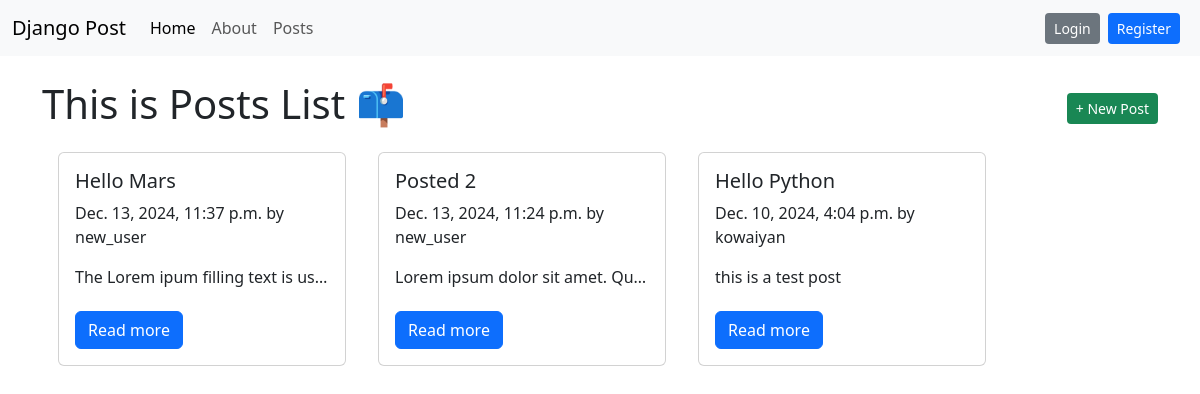
The app's page /posts/posts_list/ with its own data.
### posts/models.py (models this page shows, shortened)
class Posts(models.Model):
    title = models.CharField(max_length=75)
    body = models.TextField()
    slug = models.SlugField()
    date = models.DateTimeField(auto_now_add=True)
    banner = models.ImageField(default='fallback.png', blank=True)
    author = models.ForeignKey(User, on_delete=models.CASCADE, default=None)

### posts/views.py (the view)
# urls.py: path('posts_list/', views.posts_list, name="list"),
def posts_list(request):
    posts = Posts.objects.all().order_by('-date')
    return render(request, 'posts/posts_list.html', {'posts': posts})

### posts/templates/posts/posts_list.html (shortened to what this page needs)
{% extends 'base.html' %}
{% block content %}
  <section>
    <div class="d-flex justify-content-between align-items-center">
      <h1 class="">This is Posts List 📫</h1>
      <a href="{% url 'posts:post_new' %}" class="btn btn-sm bg-success text-white">+ New Post</a>
    </div>
    <div class="d-flex">
      {% for post in posts %}
        <div class="card m-3" style="width: 18rem;">
          <div class="card-body">
            <h5 class="card-title">{{ post.title }}</h5>
            <p class="">{{ post.date }} by {{ post.author}}</p>
            <p class="card-text" style="display: inline-block; width: 100%; white-space: nowrap; overflow: hidden; text-overflow: ellipsis;">{{ post.body }}</p>
            <a href="{% url 'posts:page' slug=post.slug %}" class="btn btn-primary">Read more</a>
          </div>
        </div>
      {% endfor %}
    </div>
  </section>
{% endblock %}

### templates/base.html (shortened to what this page needs)
<!DOCTYPE html>
<html lang="en">
  <head>
    <link rel="stylesheet" href="https://cdn.jsdelivr.net/npm/bootstrap@5.3.3/dist/css/bootstrap.min.css" />
  </head>
  <body>
    <nav class="navbar navbar-expand-lg bg-body-tertiary">
      <div class="container-fluid">
        <a class="navbar-brand" href="/">Django Post</a>
        <div class="collapse navbar-collapse d-flex justify-content-between" id="navbarNav">
          <ul class="navbar-nav">
            <li class="nav-item">
              <a class="nav-link active" aria-current="page" href="/">Home</a>
            </li>
            <li class="nav-item">
              <a class="nav-link" href="/about">About</a>
            </li>
            <li class="nav-item">
              <a class="nav-link" href="{% url 'posts:list' %}">Posts</a>
            </li>
          </ul>
          <div class="d-flex">
            {% if user.is_authenticated %}
              <form action="{% url 'users:logout' %}" method="POST">
                {% csrf_token %}
                <button class="btn btn-sm bg-danger text-white">Logout</button>
              </form>
            {% else %}
              <a href="{% url 'users:login' %}" class="btn btn-sm bg-secondary text-white me-2">Login</a>
              <a href="{% url 'users:register' %}" class="btn btn-sm bg-primary text-white me-2">Register</a>
            {% endif %}
          </div>
        </div>
      </div>
    </nav>
    <div class="container mt-4">
      {% block content %}
      {% endblock %}
    </div>
  </body>
</html>

### records on screen
Posts: title "Hello Mars", date "Dec. 13, 2024, 11:37 p.m.", author "new_user", body "The Lorem ipum filling text is us…"
Posts: title "Posted 2", date "Dec. 13, 2024, 11:24 p.m.", author "new_user", body "Lorem ipsum dolor sit amet. Qu…"
Posts: title "Hello Python", date "Dec. 10, 2024, 4:04 p.m.", author "kowaiyan", body "this is a test post"
